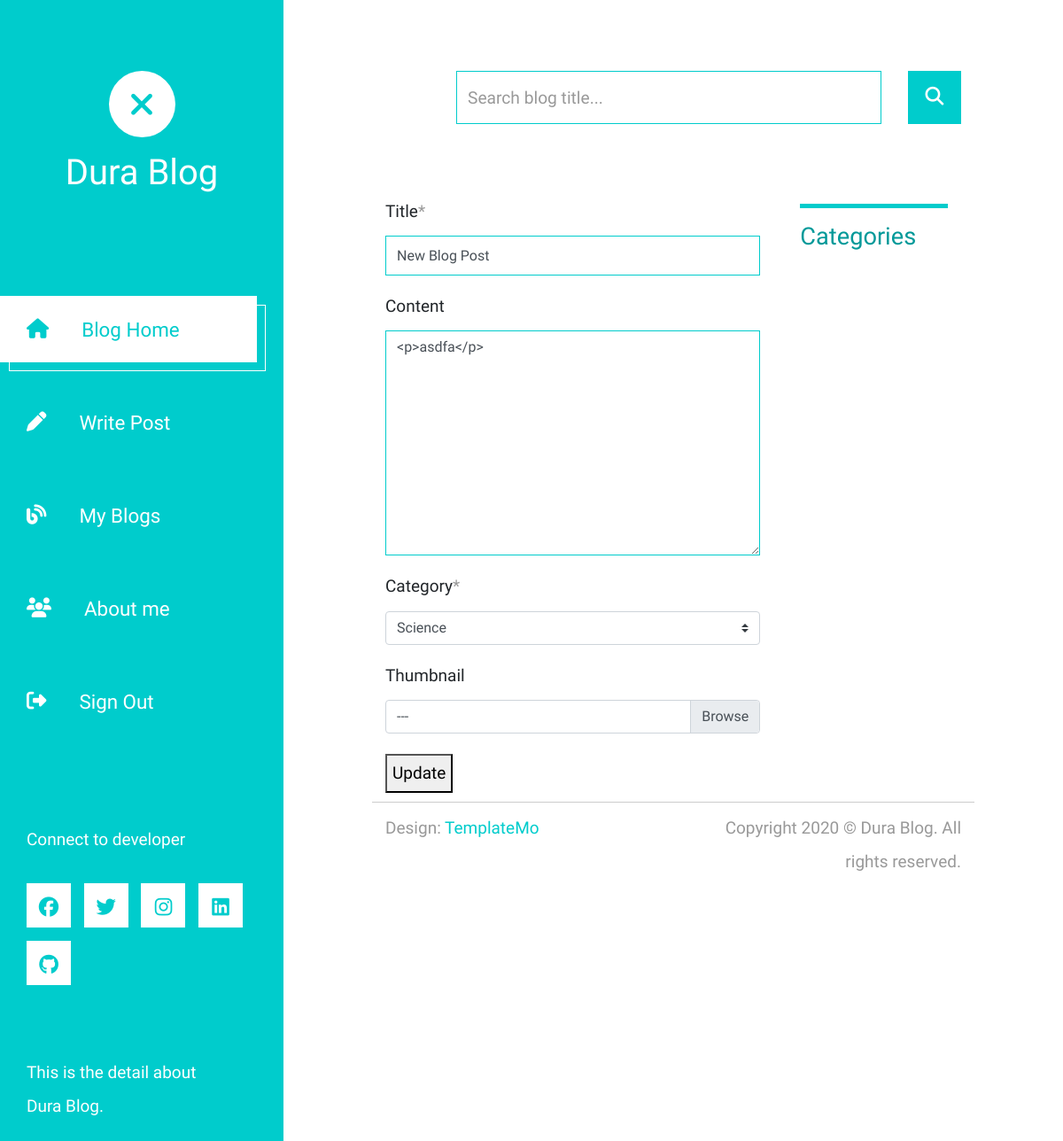
Screenshot of /blogs/update/2022-01-16-093030709090new-blog-post (signed in) with the database file from the repository.
### blog/models.py (models this page shows, shortened)
class BlogPost(models.Model):
    title=models.CharField(max_length=100)
    content=RichTextField(blank=True, null=True)
    date_posted=models.DateTimeField(auto_now_add=True)
    author=models.ForeignKey(User,on_delete=models.CASCADE,editable=False)
    category=models.ForeignKey(Category,on_delete=models.CASCADE)
    thumbnail=models.ImageField(upload_to='blog/',blank=True,null=True)
    slug_title=models.SlugField(unique=True,null=False,blank=False,editable=False)
    count_comments=models.IntegerField(default=0)

### blog/views.py (the view)
# urls.py: path('blogs/update/<slug:blog_slug>', view_update_blog, name='update_aBlog'),
@login_required
def view_update_blog(request, blog_slug):
    blog=BlogPost.objects.get(slug_title=blog_slug)
    if request.user!=blog.author:
        return redirect('view_allBlogs')
    form = BlogPostForm(instance=blog)
    if request.method == 'POST':
        form = BlogPostForm(request.POST, instance=blog)
        if form.is_valid():
            form.save()
        return redirect('view_allBlogs')
    return render(request, 'update_blog.html', {'form': form})

### blog/forms.py
class BlogPostForm(forms.ModelForm):
    helper =FormHelper()
    class Meta:
        model=BlogPost
        fields=['title','content','category','thumbnail']

### blog/models.py (called while the page is built)
    def __str__(self):
        return self.name

### blog/templates/update_blog.html (shortened to what this page needs)
{% extends 'base.html' %}
{% load crispy_forms_tags%}
{% block content_blog_update %}
<form method='POST' enctype='multipart/form-data'>
    {% crispy form %}
    <button type='submit'>Update</button>
</form>
{% endblock content_blog_update %}

### rows the page displays
BlogPost: title "New Blog Post", content "<p>asdfa</p>", category "Science"
